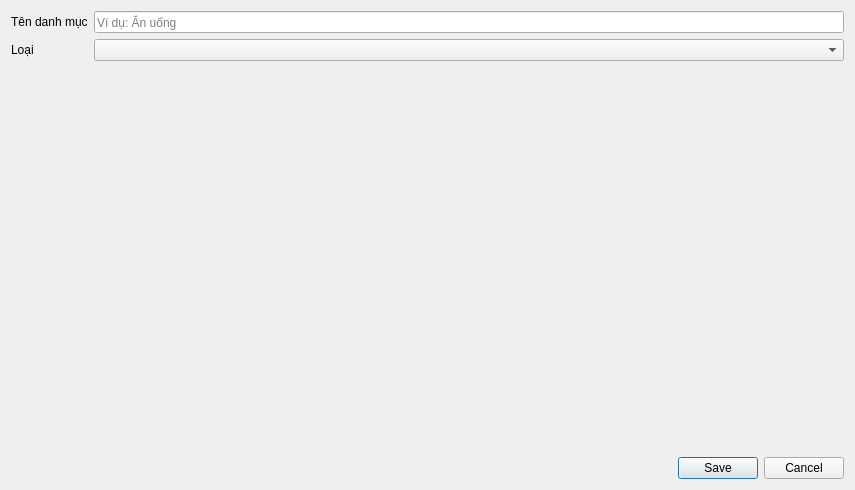
<?xml version="1.0" encoding="utf-8"?>
<ui version="4.0">
 <class>CategoryDialog</class>
 <widget class="QDialog" name="CategoryDialog">
  <property name="geometry">
   <rect>
    <x>0</x>
    <y>0</y>
    <width>855</width>
    <height>490</height>
   </rect>
  </property>
  <property name="minimumSize">
   <size>
    <width>380</width>
    <height>0</height>
   </size>
  </property>
  <property name="windowTitle">
   <string>Danh mục</string>
  </property>
  <layout class="QVBoxLayout" name="rootLayout">
   <item>
    <layout class="QFormLayout" name="formLayout">
     <item row="0" column="0">
      <widget class="QLabel" name="nameLabel">
       <property name="text">
        <string>Tên danh mục</string>
       </property>
      </widget>
     </item>
     <item row="0" column="1">
      <widget class="QLineEdit" name="nameInput">
       <property name="placeholderText">
        <string>Ví dụ: Ăn uống</string>
       </property>
      </widget>
     </item>
     <item row="1" column="0">
      <widget class="QLabel" name="typeLabel">
       <property name="text">
        <string>Loại</string>
       </property>
      </widget>
     </item>
     <item row="1" column="1">
      <widget class="QComboBox" name="typeCombo" />
     </item>
    </layout>
   </item>
   <item>
    <spacer name="buttonGap">
     <property name="orientation">
      <enum>Qt::Orientation::Vertical</enum>
     </property>
     <property name="sizeType">
      <enum>QSizePolicy::Policy::Fixed</enum>
     </property>
     <property name="sizeHint" stdset="0">
      <size>
       <width>20</width>
       <height>10</height>
      </size>
     </property>
    </spacer>
   </item>
   <item>
    <widget class="QDialogButtonBox" name="buttons">
     <property name="standardButtons">
      <set>QDialogButtonBox::StandardButton::Cancel|QDialogButtonBox::StandardButton::Save</set>
     </property>
    </widget>
   </item>
  </layout>
 </widget>
 <resources />
 <connections />
</ui>
